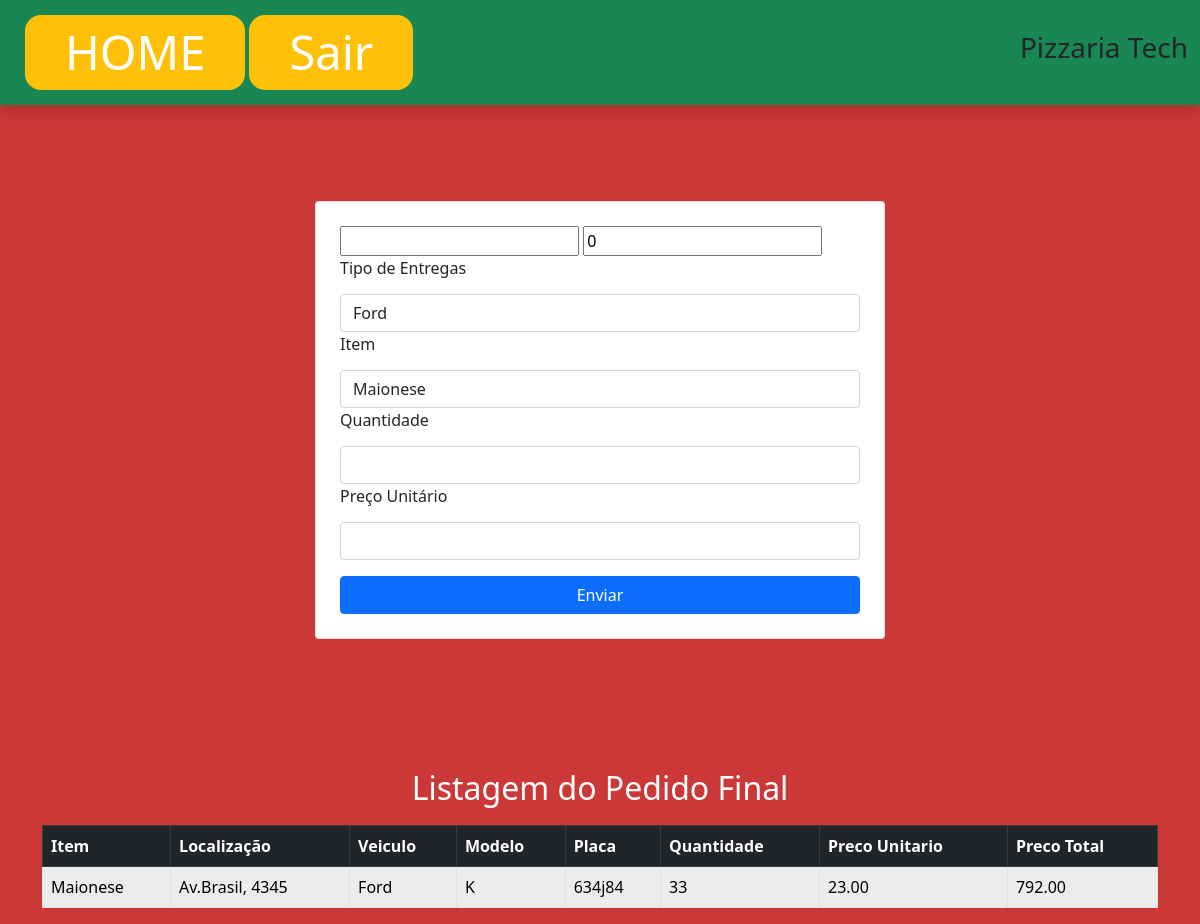
The app's page /PedidosFinal.php, older data.
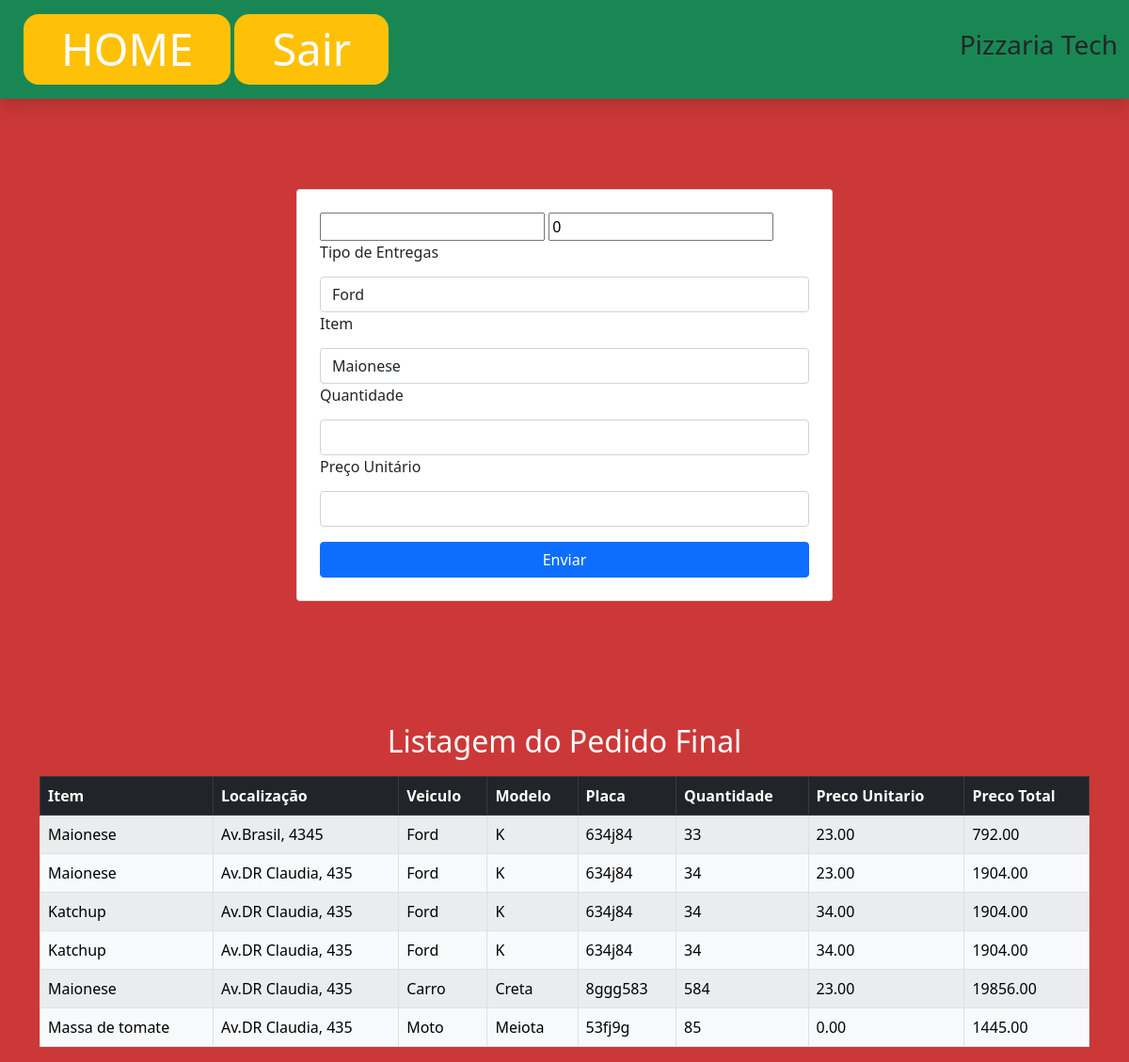
The same page, newer data.
### tables this page shows
CREATE TABLE `pedidositens` (
  `idPedidosItens` int(11) NOT NULL,
  `idItens` int(11) NOT NULL,
  `idPedidos` int(11) NOT NULL,
  `idEntregas` int(11) NOT NULL,
  `qtde` int(11) NOT NULL,
  `precoUnitario` decimal(10,2) NOT NULL,
  `precoTotal` decimal(14,2) DEFAULT NULL
);

CREATE TABLE `itens` (
  `idItens` int(11) NOT NULL,
  `idTiposItens` int(11) NOT NULL,
  `idFornecedores` int(11) NOT NULL,
  `idMarcas` int(11) NOT NULL,
  `nomeItem` varchar(80) NOT NULL,
  `qtdeEstoque` int(11) NOT NULL,
  `precoUnitario` decimal(10,2) NOT NULL
);

CREATE TABLE `pedidos` (
  `idPedidos` int(11) NOT NULL,
  `idFormasPagamentos` int(11) NOT NULL,
  `idUsuarios` int(11) NOT NULL,
  `localizacao` varchar(100) NOT NULL,
  `dataPedido` varchar(50) NOT NULL
);

CREATE TABLE `entregas` (
  `idEntregas` int(11) NOT NULL,
  `veiculo` varchar(45) NOT NULL,
  `modelo` varchar(20) NOT NULL,
  `placa` varchar(8) NOT NULL
);

### PedidosFinal.php (the view, shortened to what the changed rows need)
<?php
    include_once("includes/conexao.php");
?>
<!DOCTYPE html>
<html lang="en">
<head>
    <link href="https://cdn.jsdelivr.net/npm/bootstrap@5.0.2/dist/css/bootstrap.min.css" rel="stylesheet">
</head>
<body style="background: rgba(204, 56, 56, 1);">
<div class="container">
         <br><br><br><br>
    <br><br><br><br><br>
    <div class="row d-flex justify-content-center">
            <h2 class="text-center" style="padding:10px; color:white;">Listagem do Pedido Final</h2>
    </div>
    <div class="row d-flex justify-content-center">
            <div class="col-md-12">
                <table class="table table-striped table-bordered">
                    <thead class="table-dark">
                        <tr>
                            <th>Item</th>
                            <th>Localização</th>
                            <th>Veiculo</th>
                            <th>Modelo</th>
                            <th>Placa</th>
                            <th>Quantidade</th>
                            <th>Preco Unitario </th>
                            <th>Preco Total</th>
                        </tr>
                    </thead>
                    <tbody>
                    <?php
                        $sql = "SELECT * FROM pedidositens
                                INNER JOIN entregas ON pedidositens.idEntregas = entregas.idEntregas
                                INNER JOIN itens ON pedidositens.idItens = itens.idItens
                                INNER JOIN pedidos ON pedidositens.idPedidos = pedidos.idPedidos";
                        $result = mysqli_query($conn, $sql);
                        while($dados = mysqli_fetch_assoc($result)){
                            echo "
                                <tr>
                                    <td class='table-light'>".$dados['nomeItem']."</td>
                                    <td class='table-light'>".$dados['localizacao']."</td>
                                    <td class='table-light'>".$dados['veiculo']."</td>
                                    <td class='table-light'>".$dados['modelo']."</td>
                                    <td class='table-light'>".$dados['placa']."</td>
                                    <td class='table-light'>".$dados['qtde']."</td>
                                    <td class='table-light'>".$dados['precoUnitario']."</td>
                                    <td class='table-light'>".$dados['precoTotal']."</td>
                                </tr>";
                        }
                    ?>
                    </tbody>
                </table>
            </div>
        </div>
</div>
</body>
</html>

Row changes from the older to the newer data that the page shows:
added pedidositens: idItens.nomeItem "Maionese", idPedidos.localizacao "Av.DR Claudia, 435", idEntregas.veiculo "Ford", idEntregas.modelo "K", idEntregas.placa "634j84", qtde "34", idItens.precoUnitario "23.00", precoTotal "1904.00"
added pedidositens: idItens.nomeItem "Katchup", idPedidos.localizacao "Av.DR Claudia, 435", idEntregas.veiculo "Ford", idEntregas.modelo "K", idEntregas.placa "634j84", qtde "34", idItens.precoUnitario "34.00", precoTotal "1904.00"
added pedidositens: idItens.nomeItem "Katchup", idPedidos.localizacao "Av.DR Claudia, 435", idEntregas.veiculo "Ford", idEntregas.modelo "K", idEntregas.placa "634j84", qtde "34", idItens.precoUnitario "34.00", precoTotal "1904.00"
added pedidositens: idItens.nomeItem "Maionese", idPedidos.localizacao "Av.DR Claudia, 435", idEntregas.veiculo "Carro", idEntregas.modelo "Creta", idEntregas.placa "8ggg583", qtde "584", idItens.precoUnitario "23.00", precoTotal "19856.00"
added pedidositens: idItens.nomeItem "Massa de tomate", idPedidos.localizacao "Av.DR Claudia, 435", idEntregas.veiculo "Moto", idEntregas.modelo "Meiota", idEntregas.placa "53fj9g", qtde "85", idItens.precoUnitario "0.00", precoTotal "1445.00"
